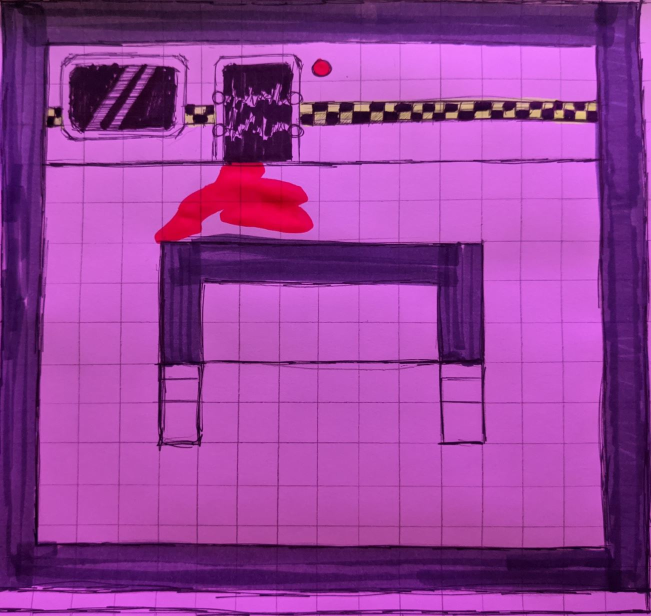
%> input picture pixel_art_generator_matlab/test_spawn.JPG, 1302 x 1232 px (shown at 1/2 size)
$ octave main.m   (GNU Octave 9; MATLAB toolbox functions it lacks are replaced by stand-ins)
%> lines starting %> are read from the running program, lines starting %| are printed output that depends on the picture
### pixel_art_generator_matlab/convert.m
function I_source = convert(I_source)
if length(size(I_source)) == 3
    % gray = 0.2989 * R + 0.5870 * G + 0.1140 * B
    I_source = 0.2989 .* I_source(:,:,1) + 0.5870 .* I_source(:,:,2) + 0.1140 .* I_source(:,:,3);
    I_source = I_source .* 255;
end

### pixel_art_generator_matlab/reduce.m
function [I_reduced] = reduce(I_source,LIGNES,COLONNES)

% PETIT TEST UNITAIRE
% clear all
% close all
% clc
% I_source = [65 76 86 89;
%            48 69 128 189;
%            90 180 190 200;
%            140 80 200 190;];

L1 = size(I_source, 1);
C1 = size(I_source, 2);
% L2 = 3; % Pour test unitaire
% C2 = 3; % Pour test unitaire
L2 = LIGNES;
C2 = COLONNES;

for l = 1:L2
  for c = 1:C2
    l_min = floor(l * L1/L2);
    if l_min == 0 % Eviter les divisions par zero
      l_min = 1;
    end
    l_max = ceil(l * L1/L2);

    c_min = floor(c * C1/C2);
    if c_min == 0 % Eviter les divisions par zero
      c_min = 1;
    end

    c_max = ceil(c * C1/C2);

    dl = (l * L1/L2) - l_min;
    cl = (c * C1/C2) - c_min;

    A = I_source(l_min, c_min);
    B = I_source(l_min, c_max);
    C = I_source(l_max, c_min);
    D = I_source(l_max, c_max);

    X1 = A * (1 - cl) + B * cl;
    X2 = C * (1 - cl) + D * cl;
    X = X1 * (1 - dl) + X2 * dl;

    I_reduced(l, c) = round(X);
  end
end

### pixel_art_generator_matlab/main.m
BITS = 3;
iteration_time = 5;

I_source = im2double(imread('test_spawn.jpg'))*255;

% Dimensions
WIDTH = 512;
HEIGHT = round(WIDTH * height(I_source) / width(I_source));
%> HEIGHT = 484

figure(1)
imshow(I_source/255);
start_time = tic;

% Convert to grayscale
I_source = convert(I_source/255);
%> in convert, `I_source = 0.2989 .* I_source(:,:,1) + 0.5870 .* I_source(:,:,2) + 0.1..`:
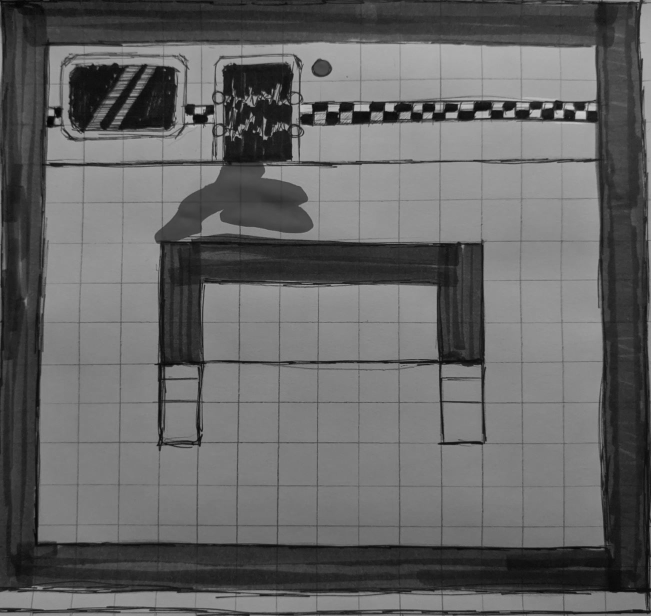
%> I_source: size 1232x1302 double (shown at 1/2 size); min 0.0183, max 0.827, mean 0.398

figure(9)
imshow(I_source/255);

% Resize the image
I_reduced = reduce(I_source,HEIGHT,WIDTH);
%> after the loop in reduce, `for l = 1:L2`:
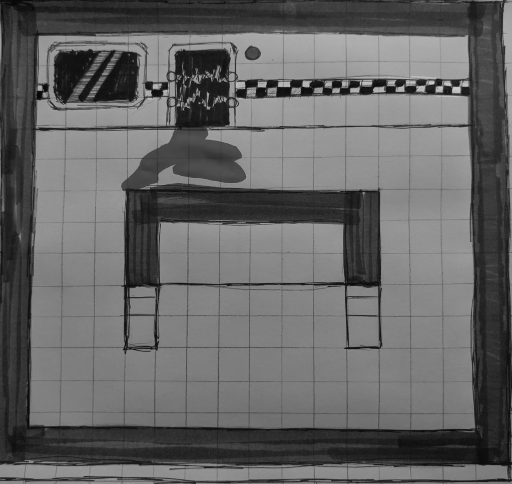
%> I_reduced: size 484x512 double; min 6, max 204, mean 101.7
figure(3)
imshow(I_reduced/255);

initial_codebook = zeros(2^BITS, 2);

% Initial Codebook
for i = 1:2^BITS
    initial_codebook(i, 1) = (256 / 2^BITS) * i;
    initial_codebook(i, 2) = 128;
end

I_source_vectors = reshape(I_reduced', 2, [])';
codebook = initial_codebook;
old_MSE = 0;
break_condition = 1;

fprintf('******* QV Iterations *******\n')
fprintf('Maximum iteration time = %.2f seconds\n', iteration_time)
%> (the run ends here)
